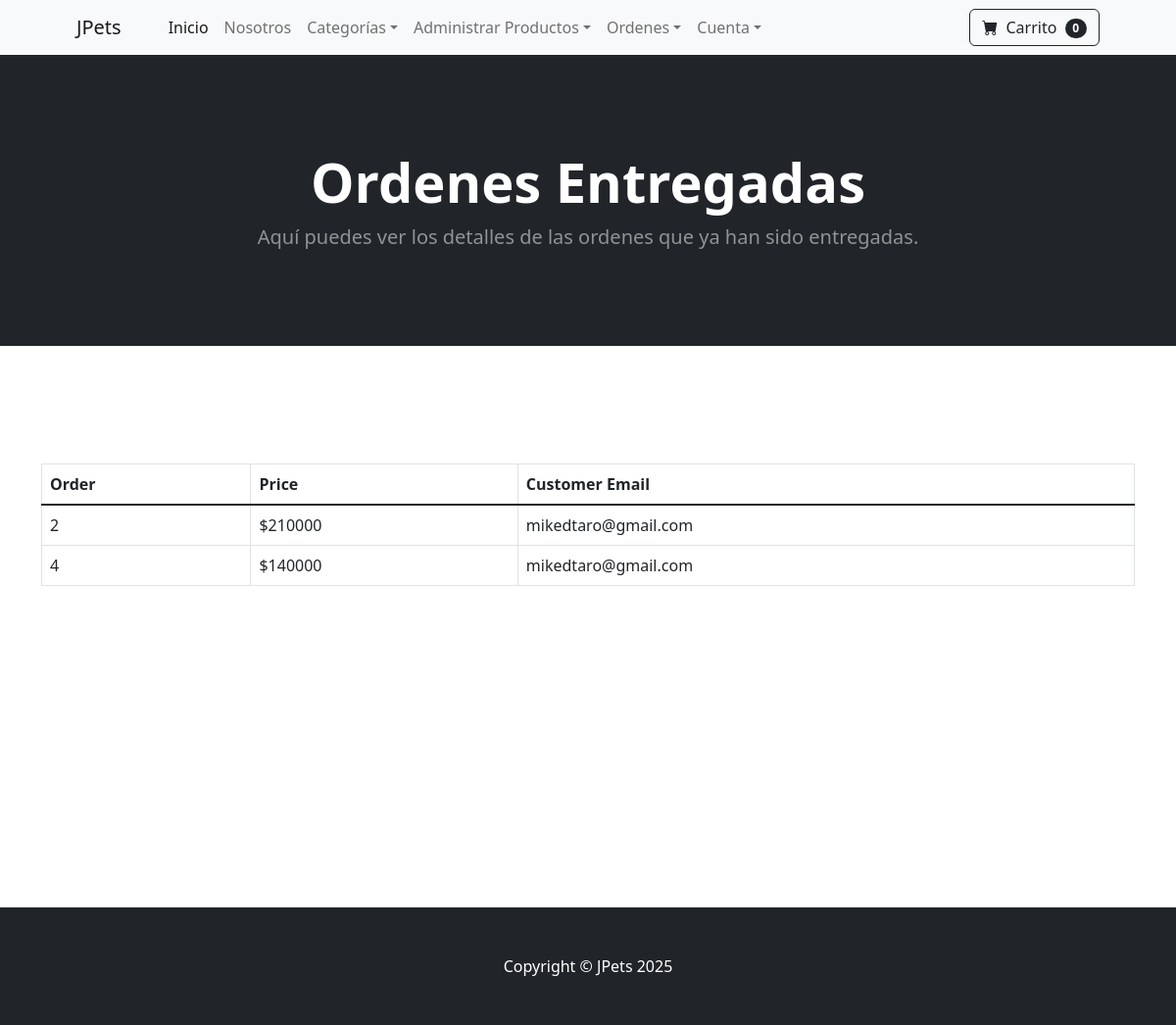
/payment/shipped_orders/ (signed in), run on the app's committed database.
### payment/models.py (models this page shows, shortened)
class Order(models.Model):
    user=models.ForeignKey(User, on_delete=models.CASCADE, null=True, blank=True)
    full_name = models.CharField(max_length=250)
    email = models.EmailField(max_length=254)
    shipping_address = models.TextField(max_length=15000)
    amount_paid = models.IntegerField(default=0)
    date_ordered = models.DateTimeField(auto_now_add=True)
    shipped = models.BooleanField(default=False)

### payment/views.py (the view)
# urls.py: path('shipped_orders/', views.shipped_orders, name='shipped_orders'),
def shipped_orders(request):
    if request.user.is_authenticated and request.user.is_staff:
        orders = Order.objects.filter(shipped=True)
        return render(request, "payment/shipped_orders.html", {"orders": orders})
    else:
        messages.error(request, "No tienes permiso para ver esta página.")
        return redirect('home')

### cart/cart.py (called while the page is built)
    def __len__(self):
        return len(self.cart)

### cart/context_processors.py (called while the page is built)
def cart(request):
    return {'cart': Cart(request)}

### store/context_processors.py (called while the page is built)
def categories_context(request):
    categories = Category.objects.all()
    return {'categories': categories}

### payment/templates/payment/shipped_orders.html
{% extends 'base.html' %}
{% load static %}
{% block content%}
<header class="bg-dark py-5">
    <div class="container px-4 px-lg-5 my-5">
        <div class="text-center text-white">
            <h1 class="display-4 fw-bolder">Ordenes Entregadas</h1>
            <p class="lead fw-normal text-white-50 mb-0">Aquí puedes ver los detalles de las ordenes que ya han sido entregadas.</p>
        </div>
    </div>
</header>
<br/><br/><br/><br/><br/>
<div class="container">
<table class="table table-bordered table-hover">
  <thead>
    <tr>
      <th scope="col">Order</th>
      <th scope="col">Price</th>
      <th scope="col">Customer Email</th>
    </tr>
  </thead>
  <tbody class="table-group-divider">
    {% for item in orders %}
    <tr>
        <td>{{ item.id }}</td>
        <td>${{ item.amount_paid }}</td>
        <td>{{ item.email }}</td>
    </tr>
    {% endfor %}
  </tbody>
</table>
</div>
<br/><br/><br/><br/><br/><br/><br/><br/><br/><br/><br/><br/><br/>
{% endblock%}

### data on the page
Order: id "2", amount_paid "210000", email "mikedtaro@gmail.com"
Order: id "4", amount_paid "140000", email "mikedtaro@gmail.com"

### other printed values
{{ cart|length }} "0"
